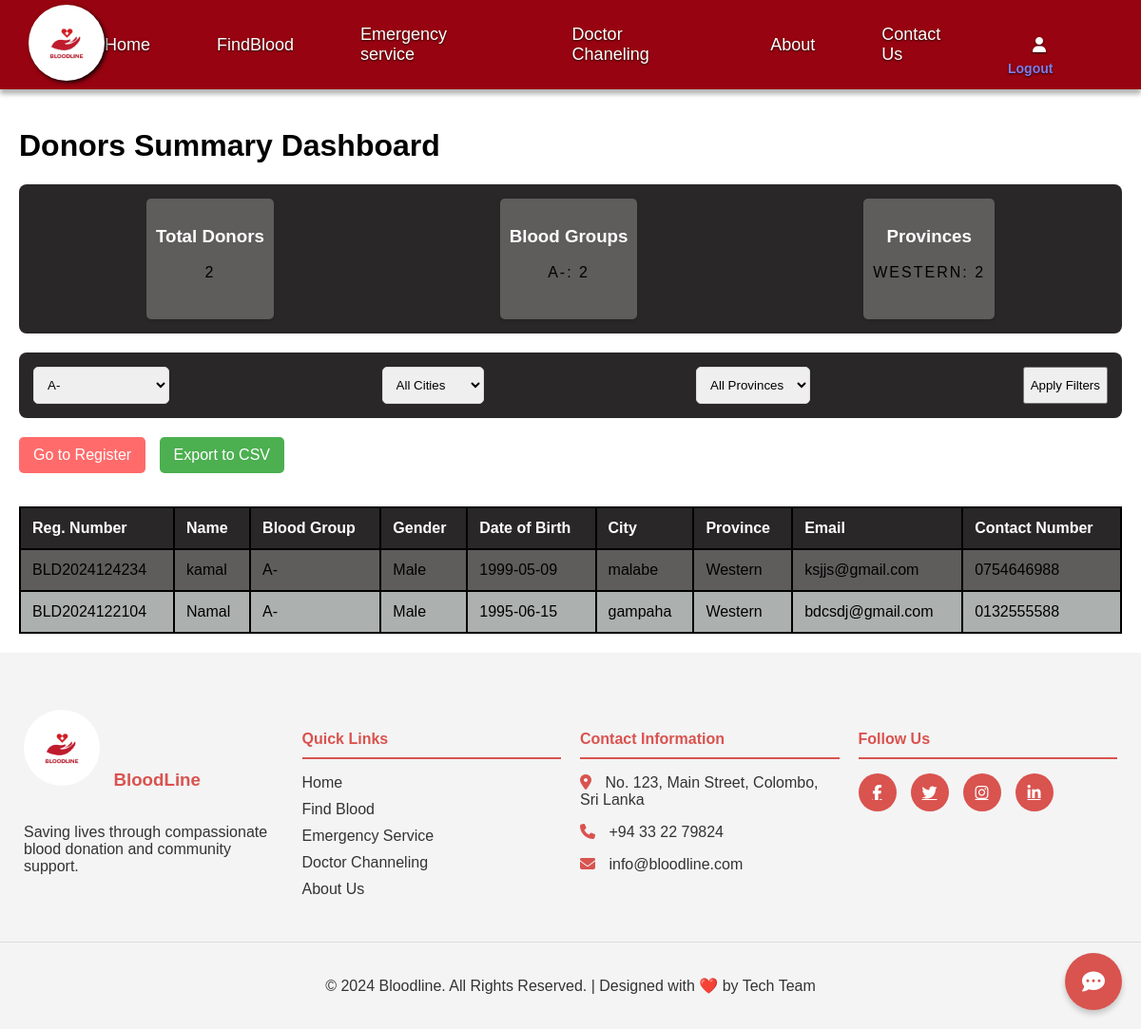
The page /blood_form/donors_summary.php?blood_group=A- on the database its author committed.
### tables this page shows
CREATE TABLE `donors` (
  `donor_id` int(11) NOT NULL,
  `unique_registration_number` varchar(20) NOT NULL,
  `full_name` varchar(100) NOT NULL,
  `gender` enum('Male','Female','Other') NOT NULL,
  `date_of_birth` date NOT NULL,
  `blood_group` varchar(3) NOT NULL,
  `body_weight` decimal(5,2) NOT NULL,
  `email` varchar(100) NOT NULL,
  `contact_number` varchar(15) NOT NULL,
  `full_address` text NOT NULL,
  `city` varchar(50) NOT NULL,
  `province` varchar(50) NOT NULL,
  `pincode` varchar(10) NOT NULL,
  `registration_date` timestamp NOT NULL DEFAULT current_timestamp(),
  `last_donation_date` date DEFAULT NULL,
  `total_donations` int(11) DEFAULT 0,
  `is_active` tinyint(1) DEFAULT 1
);

### blood_form/donors_summary.php (the view, shortened to what this page needs)
<?php
require_once '../config.php';
$blood_group_filter = $_GET['blood_group'] ?? '';
$query = "SELECT * FROM donors WHERE 1=1";
$params = [];
if (!empty($blood_group_filter)) {
    $query .= " AND blood_group = :blood_group";
    $params[':blood_group'] = $blood_group_filter;
}
$stmt = $pdo->prepare($query);
$stmt->execute($params);
$donors = $stmt->fetchAll(PDO::FETCH_ASSOC);
?>
<!DOCTYPE html>
<html lang="en">
<head>
    <link rel="stylesheet" href="https://cdnjs.cloudflare.com/ajax/libs/font-awesome/6.6.0/css/all.min.css"
 />
    <link href='https://unpkg.com/boxicons@2.1.4/css/boxicons.min.css' rel='stylesheet'>
</head>
<body>
<nav class="navbar">
        <div class="logo-container">
            <img src="../images/logo.jpg" alt="Bloodline Logo">
        </div>
        <div class="nav-links">
            <a href="../index.php" id="nav-home">Home</a>
            <a href="../blood_form/donors_summary.php"  id="nav-home">FindBlood</a>
            <a href="../emergency_service.php"  id="nav-home">Emergency service</a>
            <a href="../channeling.php" id="nav-home">Doctor Chaneling</a>
            <a href="../index.php#aboutUs" id="nav-about">About</a>
            <a href="../contactus.php" id="nav-contact">Contact Us</a>
            <a href="#" id="nav-user">
            <i class="fas fa-user"></i>
                <div class="logout-btn">
                    <a href="login/logout.php">Logout</a>
                </div>
            </a>
        </div>
    </nav>
    <div class="container">
        <h1>Donors Summary Dashboard</h1>
        <div class="stats-card">
            <div class="stat-item">
                <h3>Total Donors</h3>
                <p><?php echo count($donors); ?></p>
            </div>
            <div class="stat-item">
                <h3>Blood Groups</h3>
                <p>
                    <?php
                    $blood_groups = array_count_values(array_column($donors, 'blood_group'));
                    foreach($blood_groups as $group => $count) {
                        echo "$group: $count<br>";
                    }
                    ?>
                </p>
            </div>
            <div class="stat-item">
                <h3>Provinces</h3>
                <p>
                    <?php
                    $province_counts = array_count_values(array_column($donors, 'province'));
                    foreach($province_counts as $province => $count) {
                        echo "$province: $count<br>";
                    }
                    ?>
                </p>
            </div>
        </div>
        <form method="GET" action="">
            <div class="filters">
                <select name="blood_group">
                    <option value="A-" <?= $blood_group_filter == 'A-' ? 'selected' : '' ?>>A-</option>
                </select>
                <select name="city">
                    <option value="">All Cities</option>
                </select>
                <select name="province">
                    <option value="">All Provinces</option>
                </select>
                <button type="submit">Apply Filters</button>
            </div>
        </form>
<div class="action-buttons">
    <a href="register.php" class="register-btn">Go to Register</a>
    <a href="export_donors.php" class="export-btn">Export to CSV</a>
</div>
        <table>
            <thead>
                <tr>
                    <th>Reg. Number</th>
                    <th>Name</th>
                    <th>Blood Group</th>
                    <th>Gender</th>
                    <th>Date of Birth</th>
                    <th>City</th>
                    <th>Province</th>
                    <th>Email</th>
                    <th>Contact Number</th>
                </tr>
            </thead>
            <tbody>
                <?php foreach ($donors as $donor): ?>
                    <tr>
                        <td><?= htmlspecialchars($donor['unique_registration_number']) ?></td>
                        <td><?= htmlspecialchars($donor['full_name']) ?></td>
                        <td><?= htmlspecialchars($donor['blood_group']) ?></td>
                        <td><?= htmlspecialchars($donor['gender']) ?></td>
                        <td><?= htmlspecialchars($donor['date_of_birth']) ?></td>
                        <td><?= htmlspecialchars($donor['city']) ?></td>
                        <td><?= htmlspecialchars($donor['province']) ?></td>
                        <td><?= htmlspecialchars($donor['email']) ?></td>
                        <td><?= htmlspecialchars($donor['contact_number']) ?></td>
                    </tr>
                <?php endforeach; ?>
            </tbody>
        </table>
    </div>
<div id="chatbot-widget">
    <div id="chatbot-icon">
        <i class="fas fa-comment-dots"></i>
    </div>
</div>
<footer class="footer">
    <div class="footer-container">
        <div class="footer-section">
            <div class="footer-logo">
                <img src="../images/logo.jpg" alt="Bloodline Logo">
                <h3>Blood<span>L</span>ine</h3>
            </div>
            <p>Saving lives through compassionate blood donation and community support.</p>
        </div>
        <div class="footer-section">
            <h4>Quick Links</h4>
            <ul>
                <li><a href="index.php">Home</a></li>
                <li><a href="blood_form/donors_summary.php">Find Blood</a></li>
                <li><a href="emergency_service.php">Emergency Service</a></li>
                <li><a href="channeling.php">Doctor Channeling</a></li>
                <li><a href="#aboutUs">About Us</a></li>
            </ul>
        </div>
        <div class="footer-section">
            <h4>Contact Information</h4>
            <div class="contact-info">
                <p><i class="fas fa-map-marker-alt"></i> No. 123, Main Street, Colombo, Sri Lanka</p>
                <p><i class="fas fa-phone"></i> +94 33 22 79824</p>
                <p><i class="fas fa-envelope"></i> info@bloodline.com</p>
            </div>
        </div>
        <div class="footer-section">
            <h4>Follow Us</h4>
            <div class="social-links">
                <a href="#" class="social-icon"><i class="fab fa-facebook-f"></i></a>
                <a href="#" class="social-icon"><i class="fab fa-twitter"></i></a>
                <a href="#" class="social-icon"><i class="fab fa-instagram"></i></a>
                <a href="#" class="social-icon"><i class="fab fa-linkedin-in"></i></a>
            </div>
        </div>
    </div>
    <div class="footer-bottom">
        <p>&copy; 2024 Bloodline. All Rights Reserved. | Designed with ❤️ by Tech Team</p>
    </div>
</footer>
</body>
</html>

### blood_form/donors_summary.php (style rules this page uses)
body { font-family: 'Arial', sans-serif; margin: 0; }
.container { background: white; box-shadow: 0 4px 6px rgba(0,0,0,0.1); background:white; padding: 20px; }
.filters { display: flex; justify-content: space-between; margin-bottom: 20px; background:rgb(41, 39, 39); padding: 15px; border-radius: 8px; }
.filters select, .filters input { padding: 10px; margin-right: 10px; border: 1px solid #ddd; border-radius: 5px; }
table { width: 100%; border-collapse: collapse; background:rgb(95, 92, 92); margin-top: 20px; }
table th, table td { border: 2px solid black; padding: 12px; text-align: left; }
table th { background-color:rgb(41, 39, 39) ; font-weight: bold; color: white; }
table tr:nth-child(even) { background-color: rgb(172, 177, 176); }
.stats-card { display: flex; justify-content: space-around; background: rgb(41, 39, 39); padding: 15px; border-radius: 8px; margin-bottom: 20px; }
.stat-item { text-align: center; padding: 10px; background: rgb(95, 92, 92); border-radius: 5px; box-shadow: 0 2px 4px rgba(0,0,0,0.1); }
.stats-card h3 { color: white; font-weight:bold; }
.stats-card p { margin-bottom: 30px; text-transform: uppercase; letter-spacing: 2px; }
.export-btn { display: inline-block; padding: 10px 15px; background-color: #4CAF50; color: white; text-decoration: none; border-radius: 5px; margin-bottom: 15px; }
.register-btn { display: inline-block; padding: 10px 15px; background-color: #FF6B6B; color: white; text-decoration: none; border-radius: 5px; margin-bottom: 15px; margin-right: 10px; transition: background-color 0.3s ease; }
.navbar { display: flex; justify-content: space-between; align-items: center; background-color: #970310; padding: 5px 30px; position: sticky; top: 0; z-index: 1000; box-shadow: 0 5px 5px rgba(0, 0, 0, 0.3); }
.logo-container img { height: auto; width: 80px; border-radius: 50%; filter: drop-shadow(2px 2px 2px rgba(0, 2, 4, 0.9)); }
.nav-links { display: flex; gap:10px; }
.nav-links .logout-btn a { font-size: 14px; margin: 25px 0px 0px -110px; color: rgb(125, 125, 235); font-weight: bold; }
.navbar a { color: #ffffff; text-decoration: none; font-size: 18px; display: flex; align-items: center; gap: 10px; transition: color 0.3s; padding-right: 60px; text-shadow: 0 1px 2px rgba(0, 0, 0, 0.8); }
.navbar i { font-size: 16px; }
#chatbot-widget { position: fixed; bottom: 20px; right: 20px; z-index: 1000; }
#chatbot-icon { width: 60px; height: 60px; background-color: #d9534f; border-radius: 50%; display: flex; justify-content: center; align-items: center; cursor: pointer; box-shadow: 0 4px 6px rgba(0,0,0,0.2); transition: all 0.3s ease; }
#chatbot-icon i { color: white; font-size: 24px; }
.footer { background-color: #f4f4f4; color: #333; padding: 50px 0 20px; font-family: Arial, sans-serif; }
.footer-container { display: flex; flex-wrap: wrap; justify-content: space-around; max-width: 1200px; margin: 0 auto; padding: 0 15px; }
.footer-section { flex: 1; margin: 10px; min-width: 250px; }
.footer-logo img { width: 80px; height: 80px; border-radius: 50%; }
.footer-logo h3 { display: inline-block; margin-left: 10px; color: #d9534f; }
.footer-section h4 { color: #d9534f; border-bottom: 2px solid #d9534f; padding-bottom: 10px; margin-bottom: 15px; }
.footer-section ul { list-style: none; padding: 0; }
.footer-section ul li { margin-bottom: 10px; }
.footer-section ul li a { color: #333; text-decoration: none; transition: color 0.3s ease; }
.contact-info p { margin-bottom: 10px; }
.contact-info i { margin-right: 10px; color: #d9534f; }
.social-links { display: flex; gap: 15px; }
.social-icon { color: #fff; background-color: #d9534f; width: 40px; height: 40px; border-radius: 50%; display: flex; align-items: center; justify-content: center; transition: background-color 0.3s ease; }
.footer-bottom { text-align: center; padding-top: 20px; border-top: 1px solid #ddd; margin-top: 20px; }

### rows shown on the page
donors: unique_registration_number "BLD2024124234", full_name "kamal", blood_group "A-", gender "Male", date_of_birth "1999-05-09", city "malabe", province "Western", email "ksjjs@gmail.com", contact_number "0754646988"
donors: unique_registration_number "BLD2024122104", full_name "Namal", blood_group "A-", gender "Male", date_of_birth "1995-06-15", city "gampaha", province "Western", email "bdcsdj@gmail.com", contact_number "0132555588"

### other values the page prints
count($donors) "2"
$group "A-"
$count "2"
$province "WESTERN"
